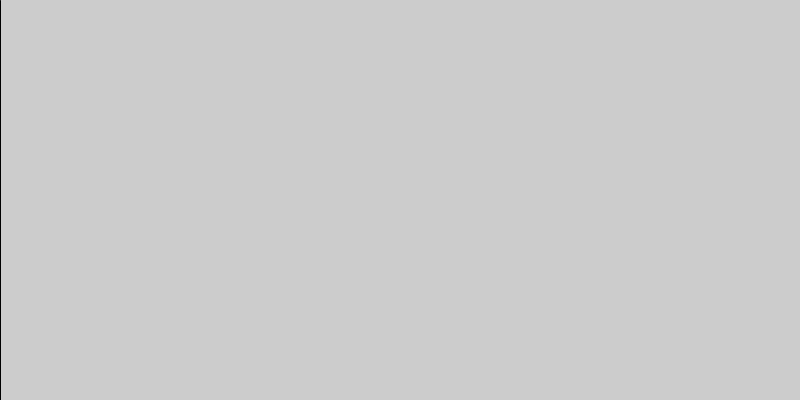
Frame 1 (no input)
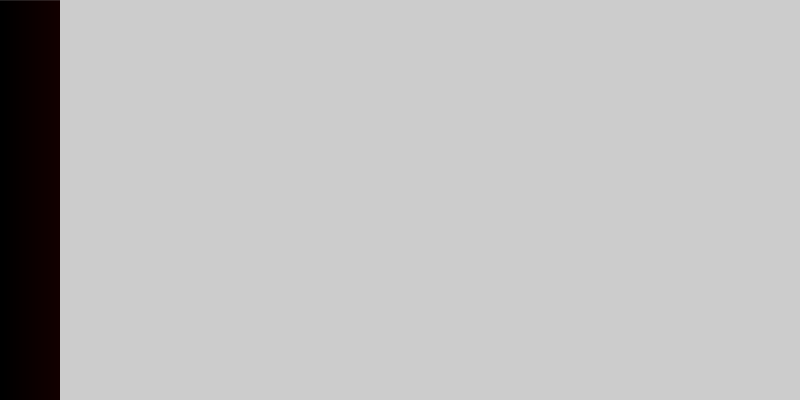
Frame 60 (the mouse pressed at the canvas centre just before this capture)
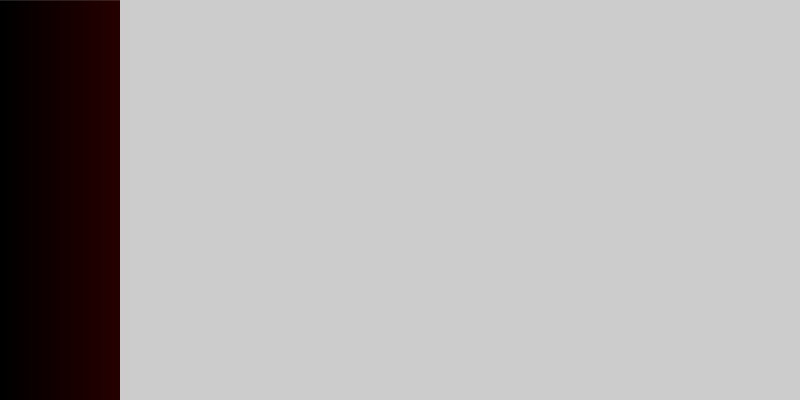
Frame 120 (the mouse held since frame 60 and released just before this capture)

The Processing sketch that drew these frames (run headless with seeded random() and noise(); from frame 60 on, the mouse is pressed at the canvas centre):

// Processing sketch: ej09c_degradez_map
// ── ej09c_degradez_map.pde

// https://processing.org/reference/map_.html

//variable que suma en uno para posicion X de la linea
int incremento = 0;
//escala origen: 0 - 800 (el ancho de la pantalla)
int escala1a = 0;
int escala1b = 800;
//escala destino: 0 - 255 (el abanico de colores
int escala2a = 0;
int escala2b = 255;

void setup(){
  size( 800, 400 );
  surface.setLocation(600,-800);
}

void draw(){
  
  //realizo mi mapeo
  //map( valor, escala1a, escala1b, escala2a, escala2b );
  //float colorcito = map( incremento, 0, 800, 0, 255 );
  float colorcito = map( incremento, escala1a, escala1b, escala2a, escala2b );
  
  //LINEAS
  stroke( colorcito, 0, 0 );
  line( incremento, 0, incremento, height );
  
  //CIRCULO
  //fill( colorcito, 0, 0 );
  //noStroke();
  //circle( width/2, height/2, 800-incremento );
  
  //actualizo variables
  incremento++;
  
  //degradez fijo utilizando for, de tamaño ancho del mouse
  //degradezConLineas(mouseX);
  
}

void degradezConLineas(){
  for( int i = 0 ; i < 800 ; i++ ){
    float colorcito = map( i, escala1a, escala1b, escala2a, escala2b );
    stroke( colorcito, 0, 0 );
    line( i, 0, i, height );
  }
}
void degradezConLineas( int ancho ){
  for( int i = 0 ; i < ancho ; i++ ){
    float colorcito = map( i, escala1a, ancho, escala2a, escala2b );
    stroke( colorcito, 0, 0 );
    line( i, 0, i, height );
  }
}
